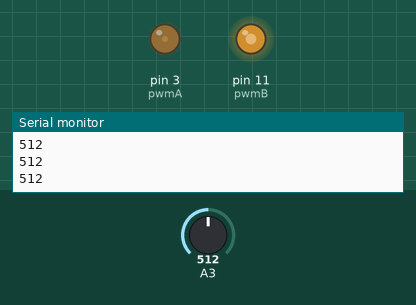
Bench run of a sketch on a simulated Arduino Uno, built with avr-gcc and run on an emulated ATmega328P. On the bench: output pins drawn as LEDs (lit = HIGH), the last lines printed to the serial monitor. The test bench sets the inputs (shaded band); at power-on: A3 = 512.

Above: at 1.2 s.
1.3 s: A3 set to 413
2.8 s: A3 set to 392
At 4.0 s:
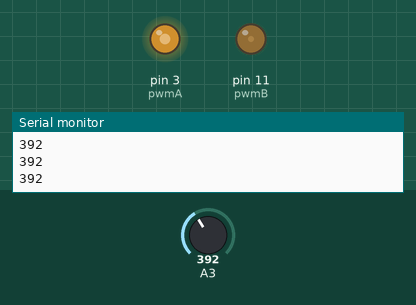
4.3 s: A3 set to 410
At 5.3 s:
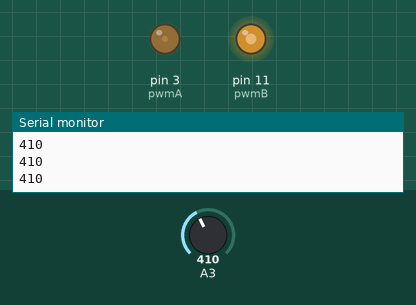
5.8 s: A3 set to 390
At 6.5 s:
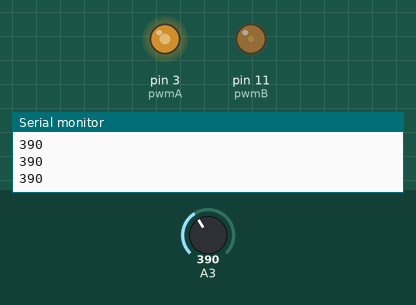
Timing chart, 0 to 8.3 s (numbered marks = the images above; inputs shaded):
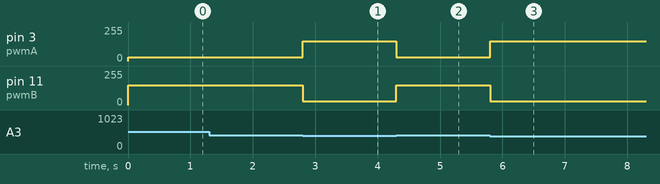

The sketch:

line_tracing_4-23.ino
```cpp
  int dirB = 13;
  int dirA=12;//LOW is backward
  int pwmA = 3;
  int pwmB = 11;
void setup() {
  pinMode(A3, INPUT);
  Serial.begin(9600);

}

void loop() {
  Serial.println(analogRead(A3));
  if(analogRead(A3)<400)
  {
    analogWrite(pwmA, 150);
    analogWrite(pwmB, 30);
  }
  else
  {
    analogWrite(pwmA, 30);
    analogWrite(pwmB, 150);
  }
}
```

Measured:
- the behaviour switches between 400 and 399 on A3 (found by bisection; images 0 and 1)
- after the input at 2.8 s, pin 3 (pwmA): 30/255 → 150/255 at once; pin 11 (pwmB): 150/255 → 30/255 at once
- after the input at 4.3 s, pin 3 (pwmA): 150/255 → 30/255 at once; pin 11 (pwmB): 30/255 → 150/255 at once
- after the input at 5.8 s, pin 3 (pwmA): 30/255 → 150/255 at once; pin 11 (pwmB): 150/255 → 30/255 at once
